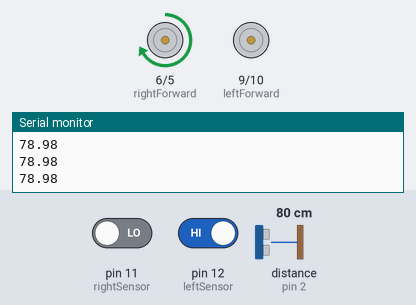
This sketch was run on a simulated Arduino Uno, built with avr-gcc and run on an emulated ATmega328P. On the bench: motor-driver pin pairs drawn as motors (green arrow = first pin HIGH = forward, orange = second pin HIGH = backward, longer = more drive), the last lines printed to the serial monitor. Wiring (inferred from the names in the program): ultrasonic range finder: trigger pin 3; echo pin 2. The inputs (shaded band) are chosen by the test bench; at power-on: distance to the obstacle (sensor on pin 2) 80 cm, pin 11 (rightSensor) LOW, pin 12 (leftSensor) HIGH. The echo pulse lasts 58.3 µs per cm.

Above: at 1.2 s.
1.3 s: distance to the obstacle (sensor on pin 2) set to 7 cm
2.8 s: distance to the obstacle (sensor on pin 2) set to 4 cm
At 3.7 s:
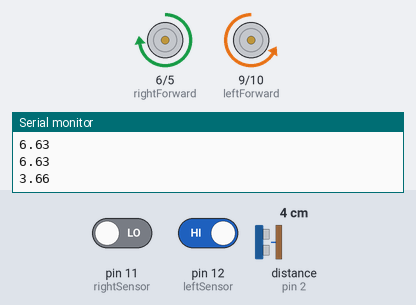
At 4.6 s:
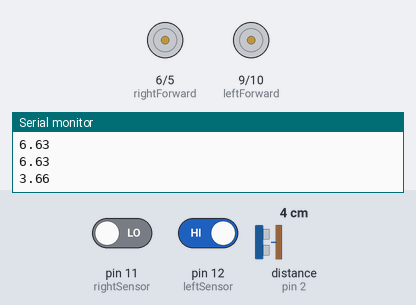
5.8 s: pin 11 (rightSensor) driven HIGH
At 7.5 s:
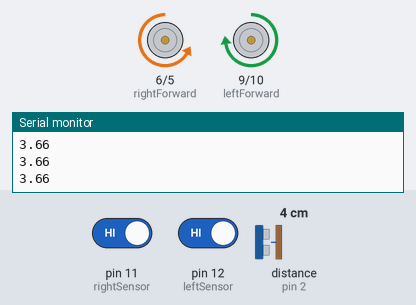
Timing chart, 0 to 14.8 s (numbered marks = the images above; inputs shaded):
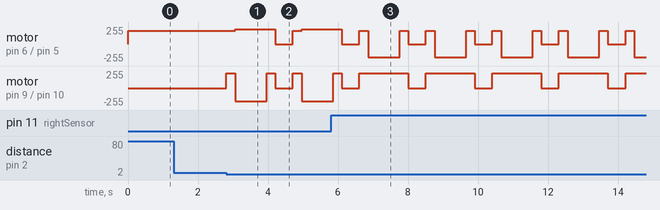

Measured:
- the behaviour switches between 6 and 5 cm on distance to the obstacle (sensor on pin 2) (found by bisection; images 0 and 1)

The sketch:

sketch_apr06a.ino
```cpp
const int rightSensor = 11;
const int leftSensor = 12;

int left;
int right;

const int trigForward = 3;
const int echoForward = 2;
double forwardDistance;
long duration;

const int rightForward = 6;
const int rightBackward = 5;
const int leftForward = 9;
const int leftBackward = 10;


double pingDistance(int triggerPin, int echoPin) {
  digitalWrite(triggerPin, LOW);
  delayMicroseconds(2);
  // Sets the trigPin on HIGH state for 10 micro seconds
  digitalWrite(triggerPin, HIGH);
  delayMicroseconds(10);
  digitalWrite(triggerPin, LOW);
  duration = pulseIn(echoPin, HIGH);
  return  duration*0.034/2;
}

void turnOff(){
    digitalWrite(10, LOW);
    digitalWrite(6,LOW);
    digitalWrite(9,LOW);
    digitalWrite(5,LOW);
    //delay(500);
}

void turn() {
 turnOff();
 analogWrite(leftForward,225);
 analogWrite(rightForward, 200);
 delay(250);
 turnOff();
 left = digitalRead(leftSensor);
 right = digitalRead(rightSensor);
 if (right) {
    analogWrite(leftForward, 225);
    analogWrite(rightBackward, 200);
    delay(900);
 } else {
    analogWrite(leftBackward, 200);
    analogWrite(rightForward, 225);
    delay(900);
 }
 turnOff();
 analogWrite(leftForward,225);
 analogWrite(rightForward, 200);
 delay(250);
 turnOff();
 delay(500);
}

void setup() {
  pinMode(rightSensor,INPUT);
  pinMode(leftSensor,INPUT);

  pinMode(rightBackward,OUTPUT);
  pinMode(rightForward,OUTPUT);
  pinMode(leftForward,OUTPUT);
  pinMode(leftBackward,OUTPUT);

  pinMode(trigForward, OUTPUT);
  pinMode(echoForward, INPUT); // Sets the echoPin as an Input
  Serial.begin(9600); // Starts the serial communication
}

void loop() {
  forwardDistance = pingDistance(trigForward, echoForward);
  left = digitalRead(leftSensor);
  right = digitalRead(rightSensor);
  Serial.print(forwardDistance);
  Serial.print("\n");
  if (forwardDistance < 5.0 && forwardDistance > 1.9) {
    turn();
  }
  else {
    if (!left&&right) {
    digitalWrite(leftBackward, LOW);
    digitalWrite(rightBackward, LOW);
    digitalWrite(rightForward, LOW);
    analogWrite(leftForward,200);
  } else if (!right&&left) {
    digitalWrite(leftBackward, LOW);
    digitalWrite(rightBackward, LOW);
    digitalWrite(leftForward, LOW);
    analogWrite(rightForward,200);
  } else {
    digitalWrite(leftBackward, LOW);
    digitalWrite(rightBackward, LOW);
    analogWrite(leftForward, 200);
    analogWrite(rightForward, 200);
  }
 }
}
```
